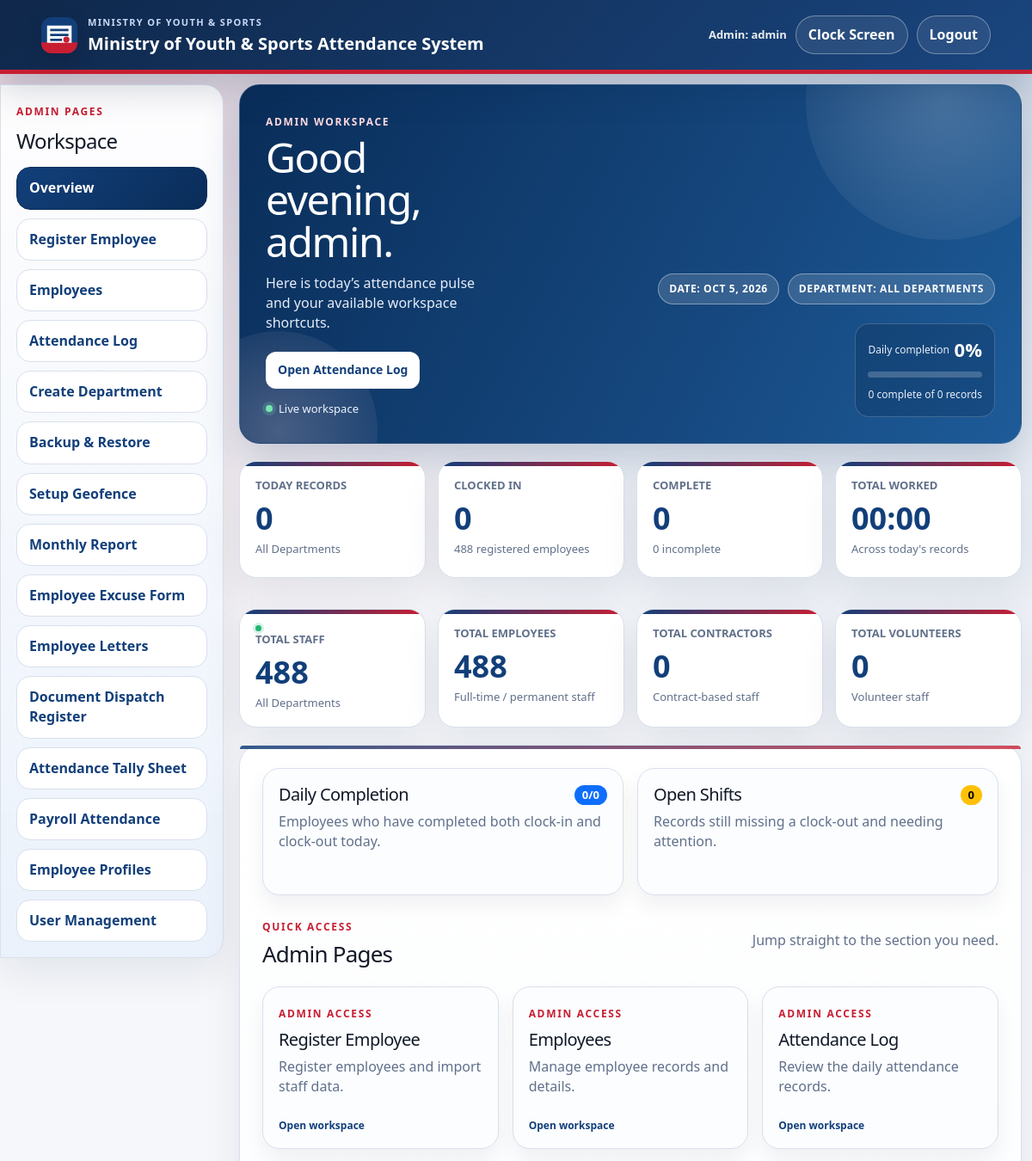
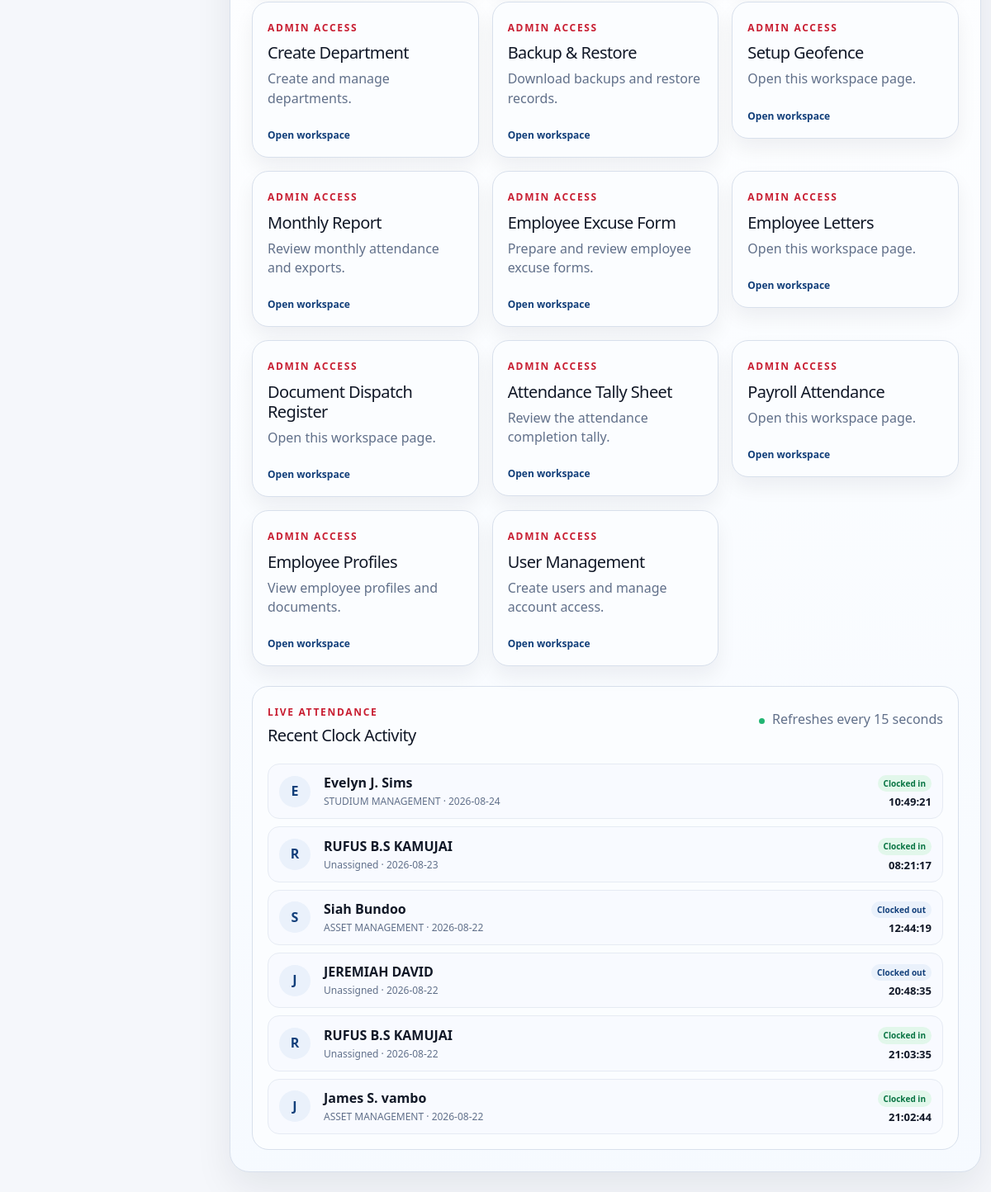
The page /overview.php (signed in) on the database its author committed (2 pictures, top to bottom).
### tables this page shows
CREATE TABLE IF NOT EXISTS attendance (
    attendance_id BIGINT UNSIGNED AUTO_INCREMENT PRIMARY KEY,
    employee_number VARCHAR(50) NOT NULL,
    employee_name VARCHAR(150) NOT NULL DEFAULT '',
    position VARCHAR(150) NOT NULL DEFAULT '',
    department_id VARCHAR(100) NULL,
    department_name VARCHAR(150) NOT NULL DEFAULT 'Unassigned',
    attendance_date DATE NOT NULL,
    clock_in TIME NULL,
    clock_out TIME NULL,
    clock_in_photo VARCHAR(255) NOT NULL DEFAULT '',
    clock_in_latitude DECIMAL(10,7) NULL,
    clock_in_longitude DECIMAL(10,7) NULL,
    clock_in_accuracy_m DECIMAL(10,2) NULL,
    status ENUM('Complete', 'Incomplete') NOT NULL DEFAULT 'Incomplete',
    late TINYINT(1) NOT NULL DEFAULT 0,
    late_minutes INT UNSIGNED NOT NULL DEFAULT 0,
    early_out TINYINT(1) NOT NULL DEFAULT 0,
    early_out_minutes INT UNSIGNED NOT NULL DEFAULT 0,
    created_at DATETIME NOT NULL DEFAULT CURRENT_TIMESTAMP,
    updated_at DATETIME NOT NULL DEFAULT CURRENT_TIMESTAMP ON UPDATE CURRENT_TIMESTAMP,
    UNIQUE KEY uq_attendance_employee_date (employee_number, attendance_date),
    KEY idx_attendance_date (attendance_date),
    KEY idx_attendance_department (department_id),
    KEY idx_attendance_status (status),
    KEY idx_attendance_updated_at (updated_at),
    CONSTRAINT fk_attendance_employee FOREIGN KEY (employee_number)
        REFERENCES employees(employee_number) ON DELETE CASCADE
);

### overview.php (the view, shortened to what the rows shown need)
<?php
require_once __DIR__ . '/admin_bootstrap.php';
$extraHeadHtml = '<link href="https://cdn.jsdelivr.net/npm/bootstrap@5.3.3/dist/css/bootstrap.min.css" rel="stylesheet">';
require_once __DIR__ . '/admin_shell_start.php';
$recentActivity = recent_attendance_activity(6);
?>
<div class="dashboard-hero panel modern-overview-hero professional-dashboard-hero">
	<div class="dashboard-title">
		<h1>Good <?= (int) date('H') < 12 ? 'morning' : ((int) date('H') < 17 ? 'afternoon' : 'evening') ?>, <?= h(current_username()) ?>.</h1>
	</div>
</div>
<div class="stats-grid modern-stats-grid" aria-label="Attendance summary">
	<div class="stat-card modern-stat-card stat-worked">
		<span>Total Worked</span>
		<strong><?= h($formatWorkedMinutes($totalWorkedMinutes)) ?></strong>
		<small>Across today's records</small>
	</div>
</div>
<div class="dashboard-section bootstrap-overview-surface">
	<div class="row g-3 mb-4" aria-label="Daily performance indicators">
		<div class="col-12 col-lg-6">
			<section class="admin-box bootstrap-overview-card h-100 modern-insight-card">
				<div class="d-flex align-items-center justify-content-between gap-2 mb-2">
					<h2 class="mb-0">Daily Completion</h2>
				</div>
			</section>
		</div>
		<div class="col-12 col-lg-6">
			<section class="admin-box bootstrap-overview-card h-100 modern-insight-card attention-card">
				<div class="d-flex align-items-center justify-content-between gap-2 mb-2">
					<h2 class="mb-0">Open Shifts</h2>
				</div>
			</section>
		</div>
	</div>
	<div class="section-heading">
		<div>
			<h2>Admin Pages</h2>
		</div>
	</div>
	<div class="row g-3">
		<?php foreach ($adminPageLinks as $pageKey => $pageLink): ?>
			<?php if ($pageKey === 'home') { continue; } ?>
			<div class="col-12 col-md-6 col-xl-4"><a class="admin-box overview-link-card bootstrap-overview-card modern-quick-link" href="<?= h($pageLink['href']) ?>"><h2><?= h($pageLink['label']) ?></h2></a></div>
		<?php endforeach; ?>
	</div>
	<section class="admin-box live-activity-card mt-4"><div class="section-heading"><div><span class="eyebrow">Live Attendance</span><h2>Recent Clock Activity</h2></div><p class="muted"><span class="live-dot"></span> Refreshes every 15 seconds</p></div><div class="live-activity-list" id="liveActivityList"><?php foreach ($recentActivity as $activity): ?><div class="live-activity-row"><div class="live-activity-avatar"><?= h(strtoupper(substr($activity['employee_name'], 0, 1))) ?></div><div class="live-activity-person"><strong><?= h($activity['employee_name']) ?></strong><small><?= h($activity['department_name']) ?> · <?= h($activity['date']) ?></small></div><div class="live-activity-time"><span class="<?= $activity['clock_out'] !== '' ? 'clock-out' : 'clock-in' ?>"><?= $activity['clock_out'] !== '' ? 'Clocked out' : 'Clocked in' ?></span><strong><?= h($activity['clock_out'] !== '' ? $activity['clock_out'] : $activity['clock_in']) ?></strong></div></div><?php endforeach; ?><?php if (count($recentActivity) === 0): ?><div class="empty">No clock activity recorded yet.</div><?php endif; ?></div></section>
</div>
<?php
require_once __DIR__ . '/admin_shell_end.php';

### rows shown on the page
attendance: early_out_minutes "00:00", employee_name "J", employee_name "James S. vambo", department_name "ASSET MANAGEMENT", attendance_date "2026-08-22", shows "Clocked in", clock_in "21:02:44"
attendance: employee_name "E", employee_name "Evelyn J. Sims", department_name "STUDIUM MANAGEMENT", attendance_date "2026-08-24", shows "Clocked in", clock_in "10:49:21"
attendance: employee_name "R", employee_name "RUFUS B.S KAMUJAI", department_name "Unassigned", attendance_date "2026-08-23", shows "Clocked in", clock_in "08:21:17"
attendance: employee_name "S", employee_name "Siah Bundoo", department_name "ASSET MANAGEMENT", attendance_date "2026-08-22", shows "Clocked out", clock_out "12:44:19"
attendance: employee_name "J", employee_name "JEREMIAH DAVID", department_name "Unassigned", attendance_date "2026-08-22", shows "Clocked out", clock_out "20:48:35"
attendance: employee_name "R", employee_name "RUFUS B.S KAMUJAI", department_name "Unassigned", attendance_date "2026-08-22", shows "Clocked in", clock_in "21:03:35"

### other values the page prints
APP_NAME "Ministry of Youth & Sports Attendance System"
current_user_role() "Admin"
current_username() "admin"
$pageLink['label'] "Overview"
$pageLink['label'] "Register Employee"
$pageLink['label'] "Employees"
$pageLink['label'] "Attendance Log"
$pageLink['label'] "Create Department"
$pageLink['label'] "Backup & Restore"
$pageLink['label'] "Setup Geofence"
$pageLink['label'] "Monthly Report"
$pageLink['label'] "Employee Excuse Form"
$pageLink['label'] "Employee Letters"
$pageLink['label'] "Document Dispatch Register"
$pageLink['label'] "Attendance Tally Sheet"
